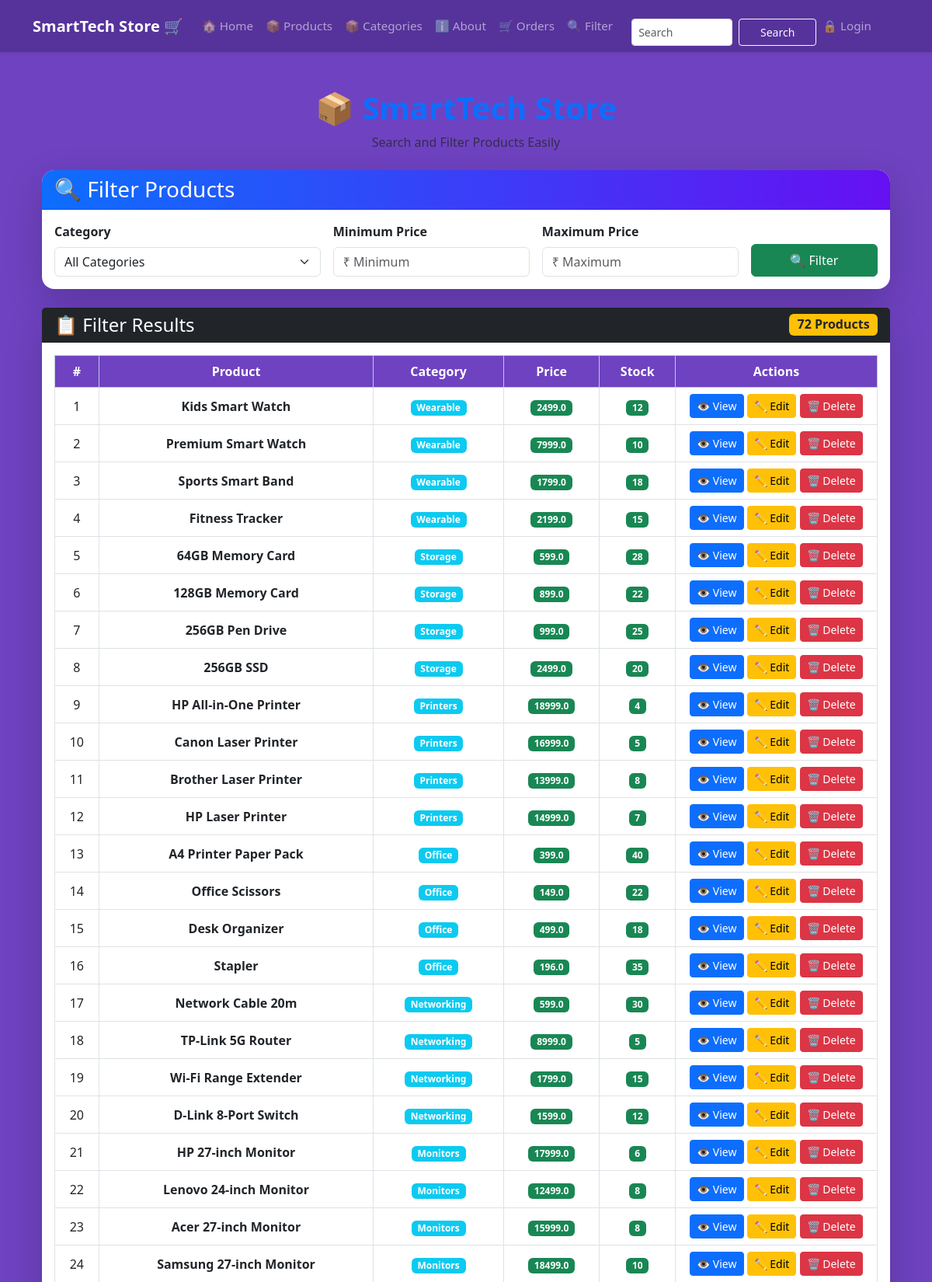
The app's page /filter (upper part) with its own data.
### tables this page shows
CREATE TABLE products (
                    id INTEGER PRIMARY KEY AUTOINCREMENT,
                    name TEXT NOT NULL,
                    category TEXT NOT NULL,
                    price REAL NOT NULL,
                    stock INTEGER NOT NULL
                 , photo TEXT DEFAULT 'default.jpg');

### app.py (the view)
@app.route("/filter")
def filter_products():
    conn = get_db()
    category = request.args.get("category", "")
    min_price = request.args.get("min_price", "")
    max_price = request.args.get("max_price", "")
    query = "SELECT * FROM products WHERE 1=1"
    params = []
    if category:
        query += " AND category = ?"
        params.append(category)
    if min_price:
        query += " AND price >= ?"
        params.append(min_price)
    if max_price:
        query += " AND price <= ?"
        params.append(max_price)
    query += " ORDER BY id DESC"
    products = conn.execute(query, params).fetchall()
    categories = conn.execute(
        "SELECT DISTINCT category FROM products"
    ).fetchall()
    conn.close()
    return render_template(
        "filter.html",
        products=products,
        categories=categories,
        selected_category=category,
        min_price=min_price,
        max_price=max_price
    )

### database.py (called while the page is built)
def get_db():
    conn = sqlite3.connect(DB_PATH)
    conn.row_factory = sqlite3.Row # To access columns by name
    return conn

### templates/filter.html (shortened to what this page needs)
{% extends "base.html" %}
{% block content %}
<div class="container py-4">
    <div class="text-center mb-4">
        <h1 class="fw-bold text-primary">
            📦 SmartTech Store
        </h1>
        <p class="text-muted">
            Search and Filter Products Easily
        </p>
    </div>
    <div class="card shadow-lg border-0 rounded-4 mb-4">
        <div class="card-header text-white rounded-top-4"
             style="background:linear-gradient(90deg,#0d6efd,#6610f2);">
            <h3 class="mb-0">
                🔍 Filter Products
            </h3>
        </div>
        <div class="card-body">
            <form method="GET"
                  action="{{ url_for('filter_products') }}">
                <div class="row g-3">
                    <div class="col-md-4">
                        <label class="fw-bold mb-2">
                            Category
                        </label>
                        <select class="form-select"
                                name="category">
                            <option value="">
                                All Categories
                            </option>
                        </select>
                    </div>
                    <div class="col-md-3">
                        <label class="fw-bold mb-2">
                            Minimum Price
                        </label>
                        <input
                            type="number"
                            class="form-control"
                            name="min_price"
                            placeholder="₹ Minimum"
                            value="{{ min_price }}">
                    </div>
                    <div class="col-md-3">
                        <label class="fw-bold mb-2">
                            Maximum Price
                        </label>
                        <input
                            type="number"
                            class="form-control"
                            name="max_price"
                            placeholder="₹ Maximum"
                            value="{{ max_price }}">
                    </div>
                    <div class="col-md-2 d-grid">
                        <label>&nbsp;</label>
                        <button class="btn btn-success">
                            🔍 Filter
                        </button>
                    </div>
                </div>
            </form>
        </div>
    </div>
    <div class="card shadow-lg border-0 rounded-4">
        <div class="card-header bg-dark text-white d-flex justify-content-between">
            <h4 class="mb-0">
                📋 Filter Results
            </h4>
            <span class="badge bg-warning text-dark fs-6">
                {{ products|length }} Products
            </span>
        </div>
        <div class="card-body">
            {% if products %}
            <div class="table-responsive">
                <table class="table table-hover table-bordered align-middle text-center">
                    <thead class="table-primary">
                        <tr>
                            <th>#</th>
                            <th>Product</th>
                            <th>Category</th>
                            <th>Price</th>
                            <th>Stock</th>
                            <th width="260">
                                Actions
                            </th>
                        </tr>
                    </thead>
                    <tbody>
                        {% for product in products %}
                        <tr>
                            <td>{{ loop.index }}</td>
                            <td class="fw-bold">
                                {{ product.name }}
                            </td>
                            <td>
                                <span class="badge bg-info">
                                    {{ product.category }}
                                </span>
                            </td>
                            <td>
                                <span class="badge bg-success">
                                    {{ product.price }}
                                </span>
                            </td>
                            <td >
                                <span class="badge bg-success">
                                    {{ product.stock }}
                                </span>
                            </td>
                            <td>
                                <a href="{{ url_for('product_detail',id=product.id) }}"
                                   class="btn btn-primary btn-sm">
                                    👁 View
                                </a>
                                <a href="{{ url_for('edit_product',id=product.id) }}"
                                   class="btn btn-warning btn-sm">
                                    ✏ Edit
                                </a>
                                <a href="{{ url_for('delete_product',id=product.id) }}"
                                   class="btn btn-danger btn-sm"
                                   onclick="return confirm('Delete this product?')">
                                    🗑 Delete
                                </a>
                            </td>
                        </tr>
                        {% endfor %}
                    </tbody>
                </table>
            </div>
            {% endif %}
        </div>
    </div>
</div>
{% endblock %}

### templates/base.html (style rules this page uses)
html, body { margin: 0; padding: 0; min-height: 100%; background-color: #6f42c1 !important; }
body { background-color: #6f42c1 !important; }
:root { --brand: #6f42c1; }
.table thead th { background-color: #6f42c1; color: white; }

### records on screen
products: name "Kids Smart Watch", category "Wearable", price "2499.0", stock "12"
products: name "Premium Smart Watch", category "Wearable", price "7999.0", stock "10"
products: name "Sports Smart Band", category "Wearable", price "1799.0", stock "18"
products: name "Fitness Tracker", category "Wearable", price "2199.0", stock "15"
products: name "64GB Memory Card", category "Storage", price "599.0", stock "28"
products: name "128GB Memory Card", category "Storage", price "899.0", stock "22"
products: name "256GB Pen Drive", category "Storage", price "999.0", stock "25"
products: name "256GB SSD", category "Storage", price "2499.0", stock "20"
products: name "HP All-in-One Printer", category "Printers", price "18999.0", stock "4"
products: name "Canon Laser Printer", category "Printers", price "16999.0", stock "5"
products: name "Brother Laser Printer", category "Printers", price "13999.0", stock "8"
products: name "HP Laser Printer", category "Printers", price "14999.0", stock "7"
products: name "A4 Printer Paper Pack", category "Office", price "399.0", stock "40"
products: name "Office Scissors", category "Office", price "149.0", stock "22"
products: name "Desk Organizer", category "Office", price "499.0", stock "18"
products: name "Stapler", category "Office", price "196.0", stock "35"
products: name "Network Cable 20m", category "Networking", price "599.0", stock "30"
products: name "TP-Link 5G Router", category "Networking", price "8999.0", stock "5"
products: name "Wi-Fi Range Extender", category "Networking", price "1799.0", stock "15"
products: name "D-Link 8-Port Switch", category "Networking", price "1599.0", stock "12"
products: name "HP 27-inch Monitor", category "Monitors", price "17999.0", stock "6"
products: name "Lenovo 24-inch Monitor", category "Monitors", price "12499.0", stock "8"
products: name "Acer 27-inch Monitor", category "Monitors", price "15999.0", stock "8"
products: name "Samsung 27-inch Monitor", category "Monitors", price "18499.0", stock "10"

### other values on screen
{{ products|length }} "72"
